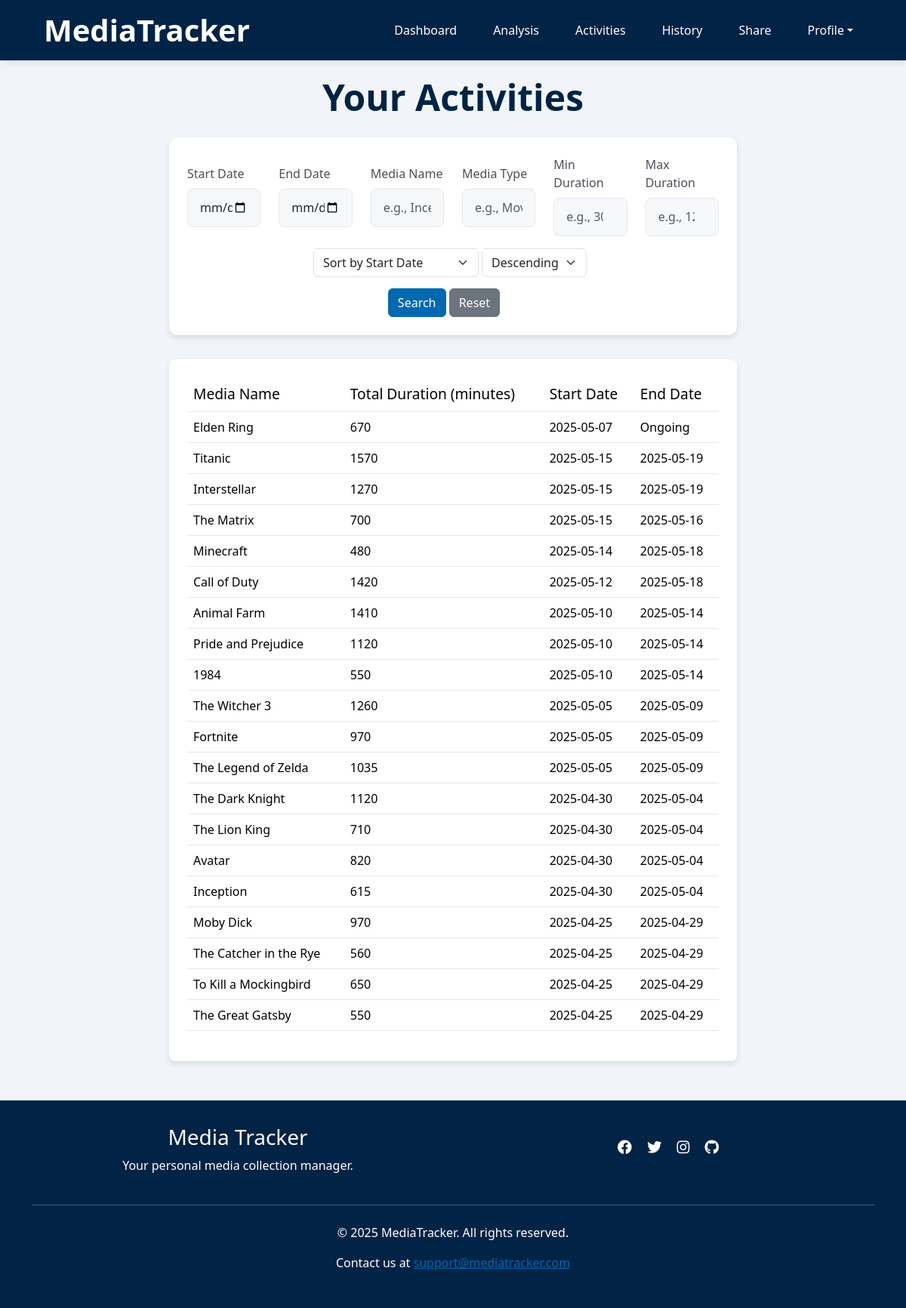
The app's page /activities (signed in), older data.
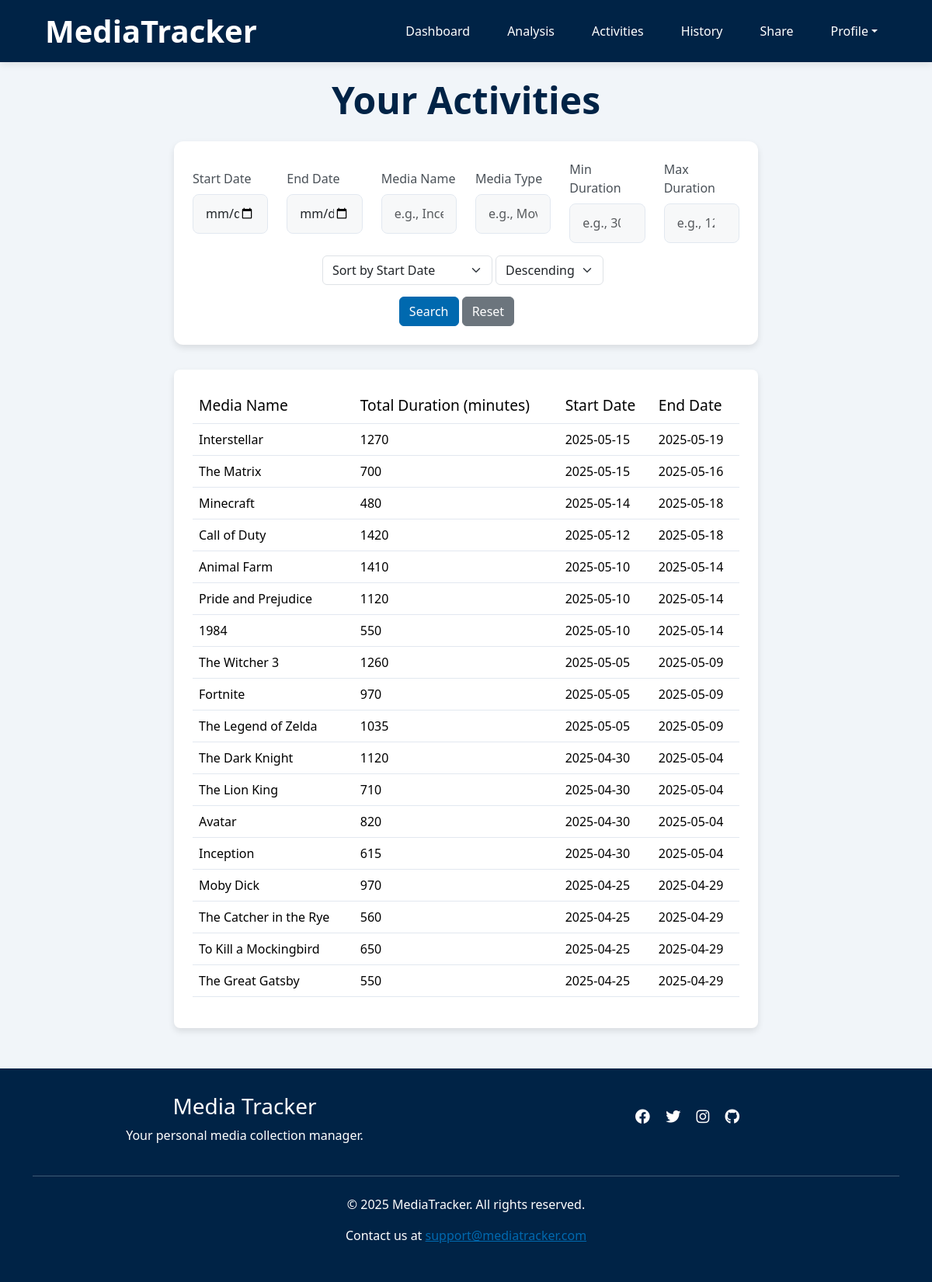
The same page, newer data.
### app/models.py (models this page shows)
class Activities(db.Model):
    __tablename__ = 'Activities'
    id = db.Column(db.Integer, primary_key=True)
    username = db.Column(db.String(80), db.ForeignKey('Users.username'), nullable=False)
    media_type = db.Column(db.String(50), nullable=False)
    media_subtype = db.Column(db.String(50), nullable=True)
    media_name = db.Column(db.String(120), nullable=False)
    status = db.Column(db.String(20), nullable=False, default='ongoing')
    start_date = db.Column(db.Date, nullable=True)
    end_date = db.Column(db.Date, nullable=True)
    rating = db.Column(db.Float, nullable=True)
    comment = db.Column(db.Text, nullable=True)
    media_entries = db.relationship('Entries', backref='activity')

### app/routes.py (the view)
@blueprint.route('/activities', methods=['GET'])
@login_required
def activities():
    result = get_activities(current_user.username, request)
    if result:
        return result

### app/forms.py
class EndActivityForm(FlaskForm):
    activity_id = HiddenField('Activity ID', validators=[DataRequired()])
    rating = IntegerField('Rating (1.0-10.0)', validators=[Optional(), NumberRange(min=1, max=10)])
    comment = TextAreaField('Comment', validators=[Optional()])
    submit = SubmitField('Submit')

class ReopenActivityForm(FlaskForm):
    activity_id = HiddenField('Activity ID', validators=[DataRequired()])
    submit = SubmitField('Reopen Activity')

### app/helpers/activities_functions.py (called while the page is built, shortened)
def apply_activity_filters(query, filters):
    if filters.get('start_date'):
        query = query.filter(Entries.date >= filters['start_date'])
    if filters.get('end_date'):
        query = query.filter(Entries.date <= filters['end_date'])
    if filters.get('media_name'):
        query = query.filter(Activities.media_name.ilike(f"%{filters['media_name']}%"))
    if filters.get('min_duration'):
        min_d = int(filters['min_duration'])
        query = query.having(func.sum(cast(Entries.duration, Integer)) >= min_d)
    if filters.get('max_duration'):
        max_d = int(filters['max_duration'])
        query = query.having(func.sum(cast(Entries.duration, Integer)) <= max_d)
    return query

### app/models.py (called while the page is built)
@login.user_loader
def load_user(username):
    return db.session.get(Users, username)

### app/templates/activities.html (shortened to what this page needs)
{% extends "base.html" %}
{% block content %}
<div class="page-container">
    {% if current_user.username == username %}
        <h2 class="text-center page-title">Your Activities</h2>
    {% else %}
        <h2 class="text-center page-title">{{ username }}'s Activities</h2>
    {% endif %}
    <section class="section wow fadeInUp" data-wow-duration="0.2s" data-wow-delay="0.05s">
    <form action="{{ url_for('main.activities') }}" method="GET">
        <div class="row align-items-center">
            <div class="col-md-2">
                <label for="start_date" class="form-label">Start Date</label>
                <input type="date" id="start_date" name="start_date" class="form-control" value="{{ request.args.get('start_date', '') }}">
            </div>
            <div class="col-md-2">
                <label for="end_date" class="form-label">End Date</label>
                <input type="date" id="end_date" name="end_date" class="form-control" value="{{ request.args.get('end_date', '') }}">
            </div>
            <div class="col-md-2">
                <label for="media_name" class="form-label">Media Name</label>
                <input type="text" id="media_name" name="media_name" class="form-control" placeholder="e.g., Inception" value="{{ request.args.get('media_name', '') }}">
            </div>
            <div class="col-md-2">
                <label for="media_type" class="form-label">Media Type</label>
                <input type="text" id="media_type" name="media_type" class="form-control" placeholder="e.g., Movie" value="{{ request.args.get('media_type', '') }}">
            </div>
            <div class="col-md-2">
                <label for="min_duration" class="form-label">Min Duration</label>
                <input type="number" id="min_duration" name="min_duration" class="form-control" placeholder="e.g., 30" value="{{ request.args.get('min_duration', '') }}">
            </div>
            <div class="col-md-2">
                <label for="max_duration" class="form-label">Max Duration</label>
                <input type="number" id="max_duration" name="max_duration" class="form-control" placeholder="e.g., 120" value="{{ request.args.get('max_duration', '') }}">
            </div>
            <div class="row mt-3">
                <div class="sort text-center">
                    <select name="sort_field" class="form-select d-inline-block w-auto ms-3" style="display:inline-block; width:auto;">
                        <option value="start_date" {% if request.args.get('sort_field', 'start_date') == 'start_date' %}selected{% endif %}>Sort by Start Date</option>
                    </select>
                    <select name="sort_order" class="form-select d-inline-block w-auto" style="display:inline-block; width:auto;">
                        <option value="desc" {% if request.args.get('sort_order', 'desc') == 'desc' %}selected{% endif %}>Descending</option>
                    </select>
                </div>
                <div class="col-md-12 text-center">
                    <button type="submit" class="btn btn-primary">Search</button>
                    <a href="{{ url_for('main.activities') }}" class="btn btn-secondary">Reset</a>
                </div>
            </div>
        </div>
    </form>
    </section>
    <section class="table-section">
    <table class="table hover">
        <thead>
            <tr>
                <th class="wow fadeInUp" data-wow-duration="0.2s" data-wow-delay="0.1s">Media Name</th>
                <th class="wow fadeInUp" data-wow-duration="0.2s" data-wow-delay="0.15s">Total Duration (minutes)</th>
                <th class="wow fadeInUp" data-wow-duration="0.2s" data-wow-delay="0.2s">Start Date</th>
                <th class="wow fadeInUp" data-wow-duration="0.2s" data-wow-delay="0.25s">End Date</th>
            </tr>
        </thead>
        <tbody>
            {% for activity in uncompleted_activities %}
            <tr class="activity-row">
                <td class="wow fadeInUp" data-wow-duration="0.2s" data-wow-delay="0.1s">{{ activity.media_name }}</td>
                <td class="wow fadeInUp" data-wow-duration="0.2s" data-wow-delay="0.15s">{{ activity.total_duration }}</td>
                <td class="wow fadeInUp" data-wow-duration="0.2s" data-wow-delay="0.2s">{{ activity.start_date }}</td>
                <td class="wow fadeInUp" data-wow-duration="0.2s" data-wow-delay="0.25s">Ongoing</td>
            </tr>
            {% endfor %}
            {% for activity in completed_activities %}
            <tr class="activity-row">
                <td class="wow fadeInUp" data-wow-duration="0.2s" data-wow-delay="0.1s">{{ activity.media_name }}</td>
                <td class="wow fadeInUp" data-wow-duration="0.2s" data-wow-delay="0.15s">{{ activity.total_duration }}</td>
                <td class="wow fadeInUp" data-wow-duration="0.2s" data-wow-delay="0.2s">{{ activity.start_date }}</td>
                <td class="wow fadeInUp" data-wow-duration="0.2s" data-wow-delay="0.25s">{{ activity.end_date }}</td>
            </tr>
            {% endfor %}
        </tbody>
    </table>
    </section>
</div>
{% endblock %}

### app/templates/base.html (shortened to what this page needs)
<!DOCTYPE html>
<html lang="en">
<head>
    <link rel="stylesheet" href="https://cdn.jsdelivr.net/npm/bootstrap@5.3.3/dist/css/bootstrap.min.css">
    <link rel="stylesheet" href="https://cdnjs.cloudflare.com/ajax/libs/font-awesome/6.4.0/css/all.min.css">
    <link rel="stylesheet" href="{{ url_for('static', filename='styles.css') }}">
    <link rel="stylesheet" href="{{ url_for('static', filename='css/animate.css') }}">
</head>
<body>
    <header role="banner">
        <div class="container">
            <div class="header-container">
                <h1>MediaTracker</h1>
                <nav role="navigation" aria-label="Main navigation">
                    <ul>
                        {% if current_user.is_authenticated %}
                            <li><a href="/dashboard">Dashboard</a></li>
                            <li><a href="/analysis">Analysis</a></li>
                            <li><a href="/activities">Activities</a></li>
                            <li><a href="/viewdata">History</a></li>
                            <li><a href="/sharedata">Share</a></li>
                            <li class="dropdown">
                                <a href="#" class="dropdown-toggle" data-bs-toggle="dropdown" aria-expanded="false">Profile</a>
                            </li>
                        {% else %}
                            <li><a href="/">Home</a></li>
                            <li><a href="#" data-bs-toggle="modal" data-bs-target="#registerModal">Register</a></li>
                            <li><a href="#" data-bs-toggle="modal" data-bs-target="#loginModal">Login</a></li>
                        {% endif %}
                    </ul>
                </nav>
            </div>
        </div>
    </header>
    <main role = "main">
         <div class="content-container">
             {% block content %}{% endblock %}
         </div>
    </main>
    <footer role =  "contentinfo">
        <div class="footer-container">
            <div class="container">
                <div class="row">
                    <div class="col-md-6">
                        <h3>Media Tracker</h3>
                        <p>Your personal media collection manager.</p>
                    </div>
                    <div class="col-md-6">
                        <div class="social-icons">
                            <a href="#"><i class="fab fa-facebook"></i></a>
                            <a href="#"><i class="fab fa-twitter"></i></a>
                            <a href="#"><i class="fab fa-instagram"></i></a>
                            <a href="https://github.com/LeweiXu/CITS3403-Project"><i class="fab fa-github"></i></a>
                        </div>
                    </div>
                </div>
                <hr class="my-4">
                <p>&copy; 2025 MediaTracker. All rights reserved.</p>
                <p>Contact us at <a href="mailto:support@mediatracker.com">support@mediatracker.com</a></p>
            </div>
        </div>
    </footer>
</body>
</html>

### app/static/styles.css (style rules this page uses)
:root { --primary-color: #0069af; --secondary-color: #002346; --background-color:#f1f5f9; --light-border: #e2e8f0; }
body { font-family: 'Segoe UI', Tahoma, Geneva, Verdana, sans-serif; background-color: var(--background-color); }
header { background-color: var(--secondary-color); padding: 1rem 0; box-shadow: 0 2px 10px rgba(0,0,0,0.1); }
.header-container { display: flex; justify-content: space-between; align-items: center; padding: 0 1rem; }
header h1 { color: white; margin: 0; font-weight: 700; }
h1 { margin-top: 1.5rem; margin-bottom: 1.5rem; }
nav ul { display: flex; list-style: none; margin: 0; padding: 0; }
nav ul li { margin-left: 1.5rem; }
nav ul li a { color: white; text-decoration: none; font-weight: 500; transition: color 0.3s; padding: 0.5rem 0.75rem; border-radius: 4px; }
html, body { height: 100%; margin: 0; padding: 0; }
body { display: flex; flex-direction: column; }
main { flex: 1; }
.footer-container { background-color: var(--secondary-color); color: white; padding: 2rem 0; text-align: center; }
footer a { color: var(--primary-color); }
table { width: 100%; border-collapse: collapse; }
th { background-color: #ffffff; padding: 0.75rem 1rem; text-align: left; font-weight: 500; color: #495057; border-bottom: 1px solid var(--light-border); font-size: 1.2rem; }
td { padding: 0.75rem; border-bottom: 1px solid var(--light-border); vertical-align: middle; }
thead { padding: 0.75rem 1rem; }
.social-icons { margin-top: 1rem; }
.social-icons a { color: white; margin: 0 0.5rem; font-size: 1.2rem; }
.btn-primary { background-color: var(--primary-color); border-color: var(--primary-color); }
.section { background: white; border-radius: 0.75rem; box-shadow: 0 4px 8px rgba(0,0,0,0.1); padding: 1.5rem; margin-bottom: 2rem; }
.page-title { font-size: 3rem; font-weight: bold; margin-bottom: 1.5rem; color: var(--secondary-color); }
.page-container { margin: 0 auto; width: 66%; padding: 20px; }
.table-section { background-color: white; border-radius: 8px; box-shadow: 0 4px 8px rgba(0, 0, 0, 0.1); padding: 1.5rem; margin-bottom: 2rem; overflow-x: auto; }
.form-control { padding: 0.8rem 1rem; border-radius: 8px; border: 1px solid var(--light-border); transition: all 0.3s ease; font-size: 1rem; background-color: #f2f4f59c; }
.form-label { font-weight: 500; margin-bottom: 0.5rem; color: #495057; }
.wow { visibility: hidden; }
.wow.animated { visibility: visible; }
.sort { padding-bottom: 15px; }

Row changes from the older to the newer data that the page shows:
removed Activities: media_name "Elden Ring", total_duration "670", start_date "2025-05-07", shown under "Your Activities"
removed Activities: media_name "Titanic", total_duration "1570", start_date "2025-05-15", end_date "2025-05-19"
